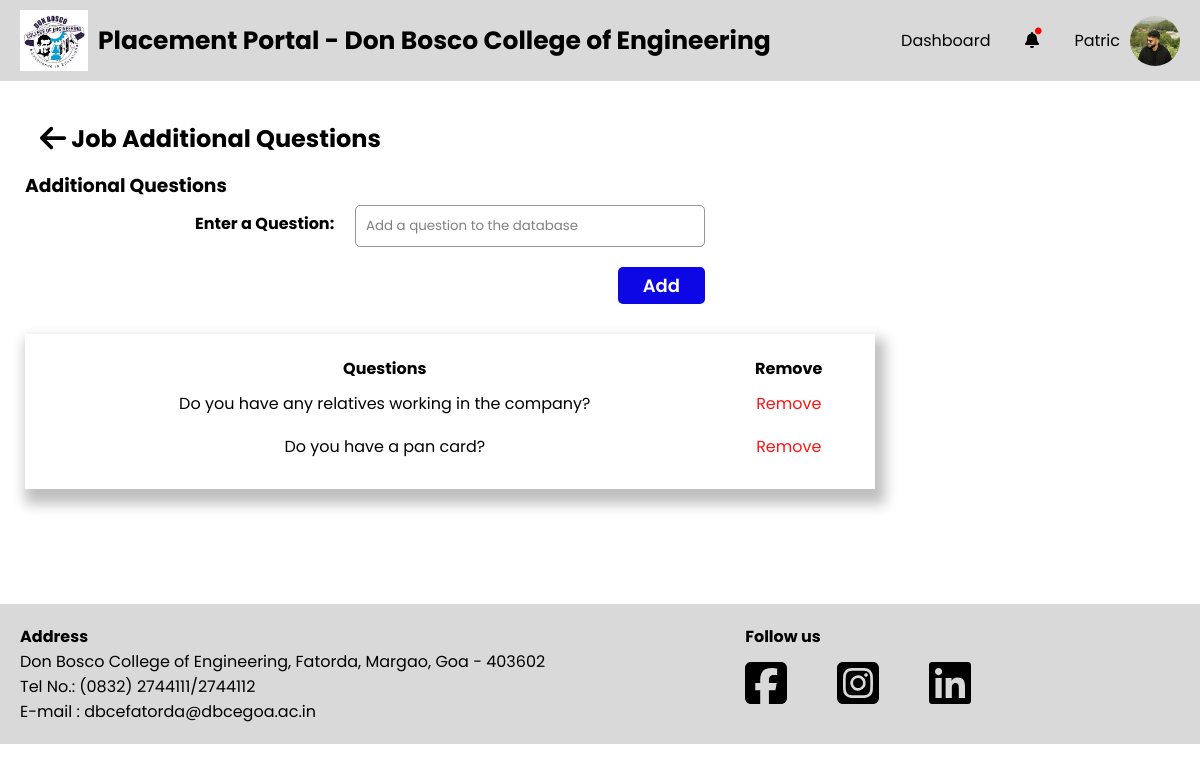
/PlacementCoordinator/job-post-questions.php (signed in), run on an earlier commit of the app's database.
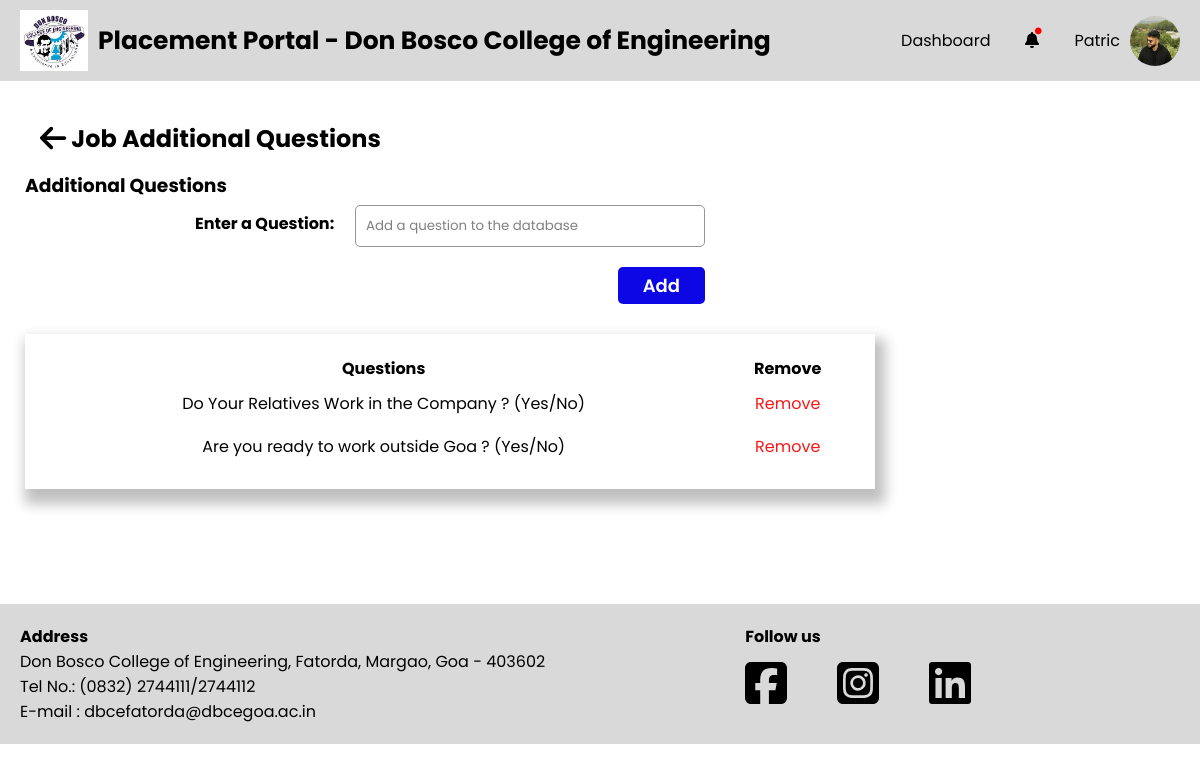
And on a later commit of the database.
### tables this page shows
CREATE TABLE `questions` (
  `Question_ID` int(11) NOT NULL,
  `Question_Text` varchar(255) NOT NULL,
  `Is_Deleted` tinyint(1) DEFAULT 0
);

### PlacementCoordinator/tpo-utility-functions.php (the view, shortened to what this page needs)
<?php
function getQuestions(){
    global $conn;
    $fetchQuestionsQuery = 'SELECT * from questions WHERE Is_Deleted = FALSE';
    $fetchQuestions = $conn->prepare($fetchQuestionsQuery);
    $fetchQuestions->execute();
    $result = $fetchQuestions->get_result();
    while($row = $result->fetch_assoc()) {
        echo ' <tr>
                <td>'.$row["Question_Text"].'</td>
                <td><a href="./job-post-questions.php?qid='.$row["Question_ID"].'&remove=1" class="remove-button">Remove</a></td>
            </tr>';
    }
}

What changed in the data, as far as the page shows it:
removed questions: Question_Text "Do you have any relatives working in the company?"
removed questions: Question_Text "Do you have a pan card?"
added questions: Question_Text "Do Your Relatives Work in the Company ? (Yes/No)"
added questions: Question_Text "Are you ready to work outside Goa ? (Yes/No)"
